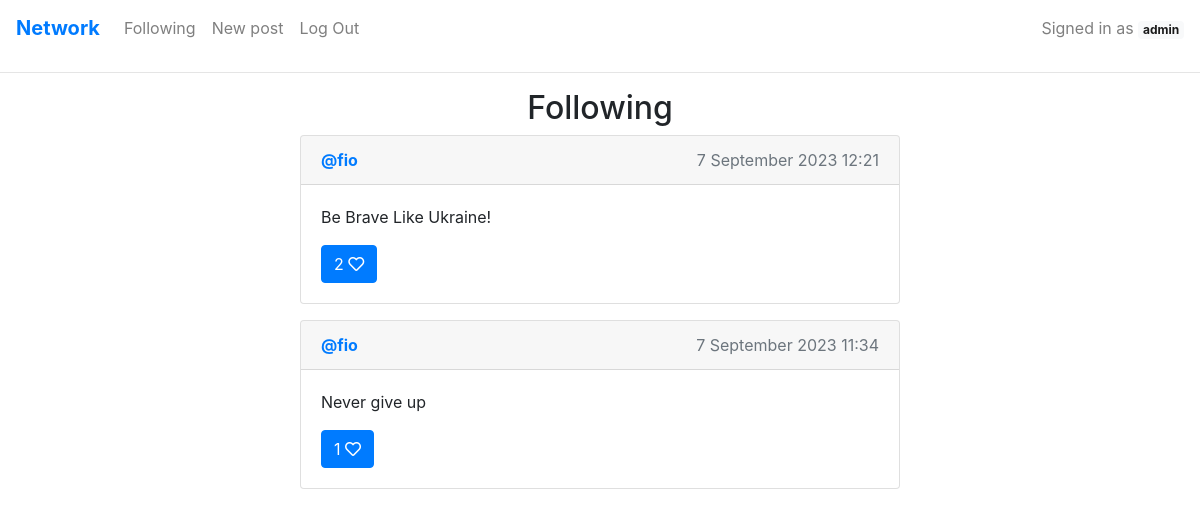
The app's page /following (signed in) with its own data.
### network/models.py (models this page shows, shortened)
class User(AbstractUser):
    pass

class Post(models.Model):
    autor = models.ForeignKey(User, related_name='autor', on_delete=models.CASCADE)
    date = models.DateTimeField(auto_now_add=True)
    bodyPost = models.CharField(max_length=150)
    likePost = models.ManyToManyField(User, blank=True, related_name="User_who_like")

### network/views.py (the view)
# urls.py: path("following", views.following, name="following"),
def following(request):
    current_user = request.user
    followingUsers = Follow.objects.filter(follower=current_user)
    allPosts = Post.objects.all().order_by('-date')
    followingPosts = []
    for post in allPosts:
        for user in followingUsers:
            if post.autor == user.followed:
                followingPosts.append(post)
    p = Paginator(followingPosts, 10)
    page = request.GET.get('page')
    posts = p.get_page(page)
    userLike = []
    for pst in posts:
        if current_user in pst.likePost.all():
            userLike.append(pst)
    return render(request, "network/following.html", {
        'posts': posts,
        'userLike': userLike
    })

### network/templates/network/following.html (shortened to what this page needs)
{% extends "network/layout.html" %}
{% block body %}
    <div class="text-center">
        <h2>Following</h2>
    </div>
    <div class="w-50 mx-auto">
        {% for post in posts %}
        <div class="card mb-3">
            <div class="card-header d-flex justify-content-between">
                <div class="m-0"><a href="{% url 'profile' post.autor.username %}" class="card-link"><b>@{{post.autor}}</b></a></div>
                <div class="text-muted">{{post.date|date:"j E Y H:i"}}</div>
            </div>
            <div class="card-body">
              <p id="postText">{{post.bodyPost}}</p>
              {% if user.is_authenticated %}
                {% if post in userLike %}
                  <button class="btn btn-primary" data-id="{{post.id}}" id="like">{{post.likePost.count}} <i class="far fa-heart"></i></button>
                {% else %}
                  <button class="btn btn-primary" data-id="{{post.id}}" id="unlike">{{post.likePost.count}} <i class="fas fa-heart"></i></button>
                {% endif %}
              {% else %}
                <button disabled class="btn btn-primary" data-id="{{post.id}}" id="like">{{post.likePost.count}} <i class="far fa-heart"></i></button>
              {% endif %}
            </div>
          </div>
        {% endfor %}
    </div>
{% endblock %}

### network/templates/network/layout.html (shortened to what this page needs)
{% load static %}
<!DOCTYPE html>
<html lang="en">
    <head>
        <link rel="stylesheet" href="https://stackpath.bootstrapcdn.com/bootstrap/4.4.1/css/bootstrap.min.css">
        <link href="{% static 'network/styles.css' %}" rel="stylesheet">
        <link rel="stylesheet" href="https://use.fontawesome.com/releases/v5.7.0/css/all.css">
    </head>
    <body>
          <nav class="navbar navbar-expand navbar-light">
            <a class="navbar-brand text-primary" href="{% url 'index' %}"><b>Network</b></a>
            <div class="collapse navbar-collapse" id="navbarText">
              <ul class="navbar-nav mr-auto">
                {% if user.is_authenticated %}
                    <li class="nav-item">
                        <a class="nav-link" href="{% url 'following' %}">Following</a>
                    </li>
                    <li class="nav-item">
                        <a class="nav-link" href="{% url 'newPost' %}">New post</a>
                    </li>
                    <li class="nav-item">
                        <a class="nav-link" href="{% url 'logout' %}">Log Out</a>
                    </li>
                {% else %}
                    <a class="nav-item nav-link" href="{% url 'login' %}">Log In</a>
                    <a class="nav-item nav-link" href="{% url 'register' %}">Register</a>
                {% endif %}
              </ul>
              <span class="navbar-text">
                {% if user.is_authenticated %}
                    Signed in as <a href="{% url 'profile' user.username %}" class="badge badge-light">{{user.username}}</a>
                {% else %}
                    Not signed in.
                {% endif %}
              </span>
            </div>
          </nav>
          <hr>
        <div class="body">
            {% block body %}
            {% endblock %}
        </div>
    </body>
</html>

### records on screen
User: username "admin"
Post: autor "fio", date "7 September 2023 12:21", bodyPost "Be Brave Like Ukraine!", likePost.count "2"
Post: autor "fio", date "7 September 2023 11:34", bodyPost "Never give up", likePost.count "1"
